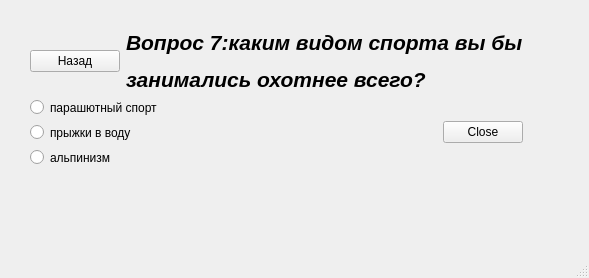
<?xml version="1.0" encoding="UTF-8"?>
<ui version="4.0">
 <class>Test_1q7</class>
 <widget class="QMainWindow" name="Test_1q7">
  <property name="geometry">
   <rect>
    <x>0</x>
    <y>0</y>
    <width>589</width>
    <height>278</height>
   </rect>
  </property>
  <property name="windowTitle">
   <string>MainWindow</string>
  </property>
  <widget class="QWidget" name="centralwidget">
   <widget class="QWidget" name="">
    <property name="geometry">
     <rect>
      <x>30</x>
      <y>30</y>
      <width>493</width>
      <height>137</height>
     </rect>
    </property>
    <layout class="QGridLayout" name="gridLayout">
     <item row="0" column="0" colspan="2">
      <layout class="QHBoxLayout" name="horizontalLayout_2">
       <item>
        <widget class="QPushButton" name="backButton_for_q6">
         <property name="text">
          <string>Назад</string>
         </property>
        </widget>
       </item>
       <item>
        <widget class="QLabel" name="label">
         <property name="text">
          <string>&lt;html&gt;&lt;head/&gt;&lt;body&gt;&lt;p&gt;&lt;span style=&quot; font-size:16pt; font-weight:600; font-style:italic;&quot;&gt;Вопрос 7:каким видом спорта вы бы&lt;/span&gt;&lt;/p&gt;&lt;p&gt;&lt;span style=&quot; font-size:16pt; font-weight:600; font-style:italic;&quot;&gt;занимались охотнее всего?&lt;/span&gt;&lt;/p&gt;&lt;/body&gt;&lt;/html&gt;</string>
         </property>
        </widget>
       </item>
      </layout>
     </item>
     <item row="1" column="0">
      <layout class="QVBoxLayout" name="verticalLayout">
       <item>
        <widget class="QRadioButton" name="radioButton_17">
         <property name="text">
          <string>парашютный спорт</string>
         </property>
        </widget>
       </item>
       <item>
        <widget class="QRadioButton" name="radioButton_27">
         <property name="text">
          <string>прыжки в воду</string>
         </property>
        </widget>
       </item>
       <item>
        <widget class="QRadioButton" name="radioButton_37">
         <property name="text">
          <string>альпинизм</string>
         </property>
        </widget>
       </item>
      </layout>
     </item>
     <item row="1" column="1">
      <layout class="QHBoxLayout" name="horizontalLayout">
       <item>
        <spacer name="horizontalSpacer">
         <property name="orientation">
          <enum>Qt::Horizontal</enum>
         </property>
         <property name="sizeHint" stdset="0">
          <size>
           <width>208</width>
           <height>20</height>
          </size>
         </property>
        </spacer>
       </item>
       <item>
        <widget class="QPushButton" name="closeButton_for_Begin">
         <property name="text">
          <string>Close</string>
         </property>
        </widget>
       </item>
      </layout>
     </item>
    </layout>
   </widget>
  </widget>
  <widget class="QMenuBar" name="menubar">
   <property name="geometry">
    <rect>
     <x>0</x>
     <y>0</y>
     <width>589</width>
     <height>21</height>
    </rect>
   </property>
  </widget>
  <widget class="QStatusBar" name="statusbar"/>
 </widget>
 <resources/>
 <connections/>
</ui>
